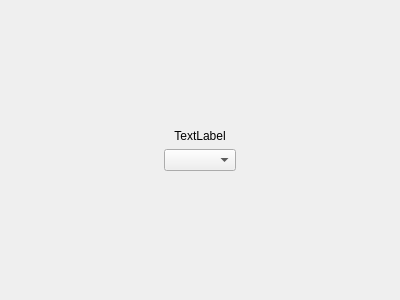
<?xml version="1.0" encoding="UTF-8"?>
<ui version="4.0">
 <class>Form</class>
 <widget class="QWidget" name="Form">
  <property name="geometry">
   <rect>
    <x>0</x>
    <y>0</y>
    <width>400</width>
    <height>300</height>
   </rect>
  </property>
  <property name="windowTitle">
   <string>Form</string>
  </property>
  <layout class="QVBoxLayout" name="verticalLayout_2">
   <item alignment="Qt::AlignHCenter|Qt::AlignVCenter">
    <widget class="QFrame" name="Full_Frame">
     <layout class="QVBoxLayout" name="verticalLayout">
      <item>
       <widget class="QLabel" name="Track_Label">
        <property name="text">
         <string>TextLabel</string>
        </property>
        <property name="alignment">
         <set>Qt::AlignCenter</set>
        </property>
       </widget>
      </item>
      <item>
       <widget class="QComboBox" name="Instrument_Options"/>
      </item>
     </layout>
    </widget>
   </item>
  </layout>
 </widget>
 <resources/>
 <connections/>
</ui>
